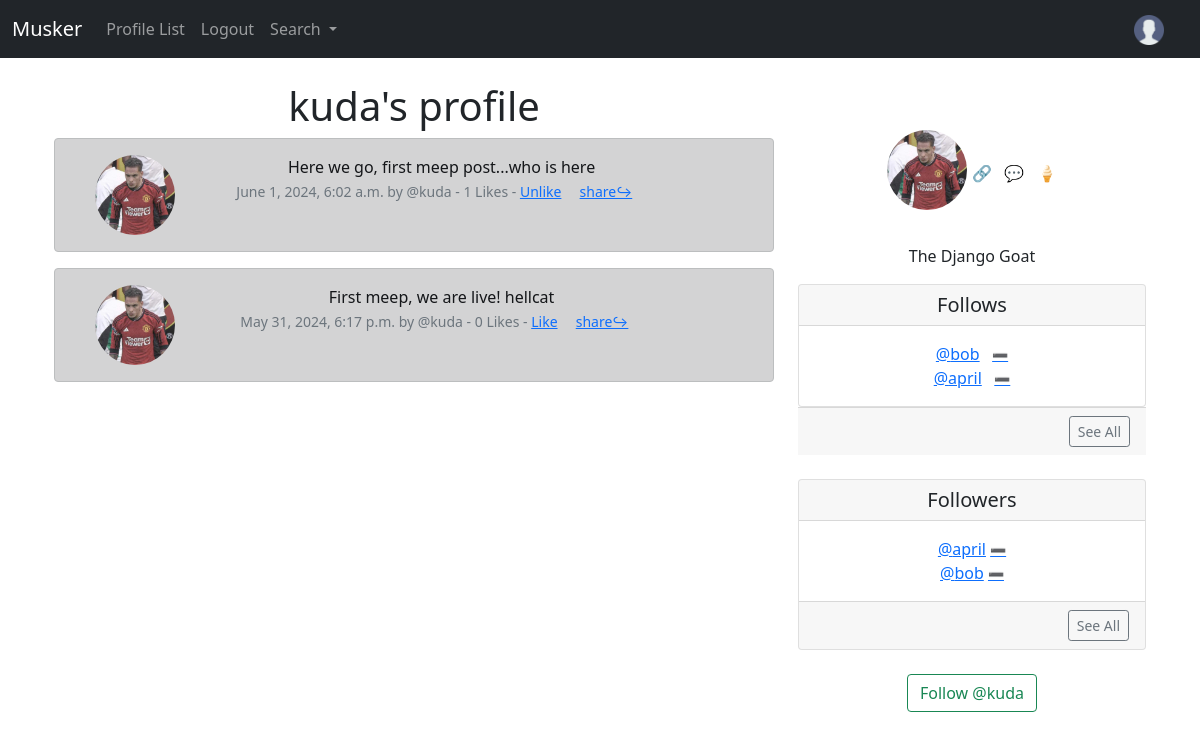
The page /profile/1/ (signed in) on the database its author committed.
### musker/models.py (models this page shows, shortened)
class Profile(models.Model):
    user = models.OneToOneField(User,on_delete=models.CASCADE)
    follow = models.ManyToManyField("self",related_name='followed_by',symmetrical=False,blank=True)
    date_modified = models.DateTimeField(User,auto_now=True)
    profile_image = models.ImageField(null=True,blank=True,upload_to="images/")
    profile_bio =  models.CharField(null=True,blank=True,max_length=140)
    homepage_link = models.CharField(null=True,blank=True,max_length=140)
    facebook_link = models.CharField(null=True,blank=True,max_length=140)
    instagram_link = models.CharField(null=True,blank=True,max_length=140)
    def __str__(self):
        return self.user.username

class Meep(models.Model):
    user = models.ForeignKey(User,related_name='meeps',on_delete=models.DO_NOTHING)
    body = models.CharField(max_length=200)
    created_at = models.DateTimeField(auto_now_add=True)
    likes = models.ManyToManyField(User,related_name='mee_like', blank=True)
    def number_of_likes(self):
        return self.likes.count()

### musker/views.py (the view, shortened to what this page needs)
# urls.py: path('profile/<int:pk>/',views.profile,name='profile'),
def profile(request,pk):
    if request.user.is_authenticated:
        profile = Profile.objects.get(id = pk)
        meeps = Meep.objects.filter(user_id = pk).order_by('-created_at')
        return render(request,'profile.html',{'profile':profile,'meeps':meeps})
    else:
        messages.success(request,'You must be logged in to view this page')
        return redirect('home')

### musker/templates/profile.html (shortened to what this page needs)
{% extends 'base.html'%}
{%load static%}
{%block content%}
{%if profile %}
<div class="container text-center">
    <div class="row">
        <div class="col-8">
<h1>{{profile.user.username}}'s profile</h1>
{%if meeps %}
{%for meep in meeps%}
<div class="alert alert-dark" role="alert">
    <div class="container">
        <div class="row">
            <div class="col-1">
                {%if profile.profile_image %}
                    <img src="{{profile.profile_image.url }}" width="80" height="80" class="img-flui rounded-circle"  alt="profile image">
                {%else%}
                <img src="{% static 'images/user.png' %}" class="rounded-circle" width="80" height="80" alt="profile image">
                {%endif%}
            </div>
            <div class="col-11">
                {{meep.body}} <br>
                <small class="text-muted">{{meep.created_at}} by @{{meep.user.username | lower}}
                    - {{meep.number_of_likes}} Likes
                    {% if user in meep.likes.all%}
                    - <a href="{%url 'meep-like' meep.id %}">Unlike</a>
                    {%else%}
                    - <a href="{%url 'meep-like' meep.id %}">Like</a>
                    {%endif%}
                    <a href="{%url 'meep-show' meep.id %}">share↪</a>
                </small>
            </div>
        </div>
    </div>
</div>
{%endfor%}
{%else%}
    <p>No Meeps</p>
{%endif%}
</div>
<div class="col-4">
    <br> <br>
    {% if profile.profile_image %}
        <img src="{{profile.profile_image.url }}" style="height: 80px;margin-bottom: 10px;border-radius: 100%;" alt="profile image">
        {%else%}
        <img src="{% static 'images/user.png' %}" class="rounded-circle" width="80" height="80" alt="profile image">
        <br>
        {%endif%}
    {% if profile.homepage_link%}
       <a href=" {{profile.homepage_link}}" style="text-decoration: none;" target="new">🔗</a>
    {%endif%}
     {% if profile.facebook_link%}
        <a href="{{profile.facebook_link}}" style="text-decoration: none;" target="new">💬</a>
    {%endif%}
     {% if profile.instagram_link%}
        <a href="{{profile.instagram_link}}" style="text-decoration: none;" target="new">🍦</a>
    {%endif%}
    <br>
    <br>
    {% if profile.profile_bio %}
       <p> {{profile.profile_bio}}</p>
    {%endif%}
    <div class="card">
        <h5 class="card-header">Follows</h5>
        <div class="card-body">
            <p class="card-text">
                {% for following in profile.follow.all%}
    <a href="{% url 'profile' following.user.id %}">@{{following | lower}}</a>
    <a href="{%url 'unfollow' following.user.id %}" class="" style="font-size: 13px;">➖</a>
    <br>
{%endfor%}
            </p>
        </div>
    </div>
    <div class="card-footer text-end">
        <a href="{%url 'follows' profile.user.id  %}" class="btn btn-outline-secondary btn-sm">See All</a>
       </div>
        <br>
    <div class="card">
        <h5 class="card-header">Followers</h5>
        <div class="card-body">
            <p class="card-text">
                {%for following in profile.followed_by.all|slice:3 %}
                <a href="{% url 'profile' following.user.id %}">@{{following | lower}}</a>
                {% if following in profile.follow.all %}
                <a href="{%url 'unfollow' following.user.id %}" class="" style="font-size: 13px;">➖</a>
                {%else%}
                <a href="{%url 'follow' following.user.id %}" class="" style="font-size: 13px;">➕</a>
                {%endif%}
                <br>
                {%endfor%}
            </p>
        </div>
        <div class="card-footer text-end">
            <a href="{%url 'followers' profile.user.id  %}" class="btn btn-outline-secondary btn-sm">See All</a>
           </div>
    </div>
    <br>
    <form method="post">
        {%if profile in user.profile.follow.all %}
            <button class="btn btn-outline-danger" name="follow" value="unfollow" type="submit">Unfollow @{{profile.user.username | lower}}</button>
        {%else %}
        <button class="btn btn-outline-success" name="follow" value="follow" type="submit">Follow @{{profile.user.username | lower}}</button>
        {%endif%}
    </form>
    <br>
</div>
</div>
</div>
{%endif%}
{%endblock%}

### rows shown on the page
Profile: user.username "kuda", profile_image (picture), profile_bio "The Django Goat"
Meep: profile_image (picture), body "Here we go, first meep post...who is here", created_at "June 1, 2024, 6:02 a.m.", user.username "kuda", number_of_likes "1", shows "Unlike"
Meep: profile_image (picture), body "First meep, we are live! hellcat", created_at "May 31, 2024, 6:17 p.m.", user.username "kuda", number_of_likes "0", shows "Like"
Profile: user.username "bob"
Profile: user.username "april"
